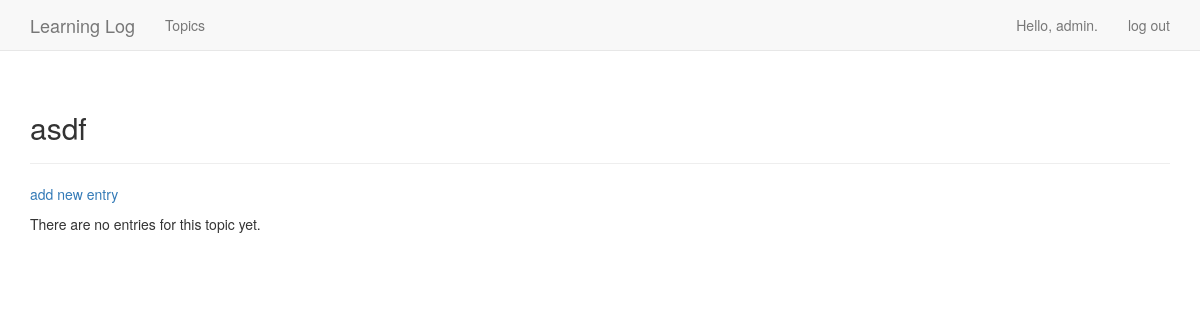
The page /topics/4/ (signed in) on the database as committed earlier.
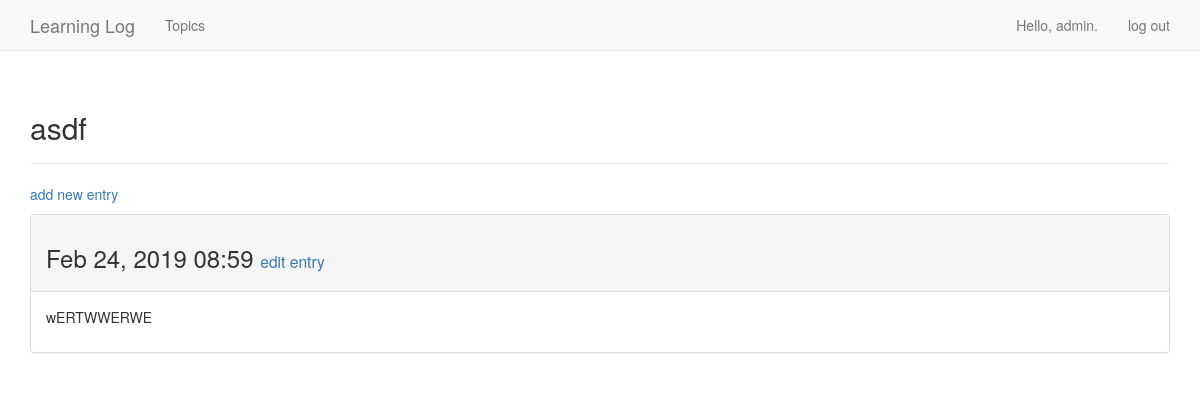
The same page on the database as committed later.
### learning_logs/models.py (models this page shows, shortened)
class Entry(models.Model):
    topic = models.ForeignKey(Topic, on_delete=models.CASCADE,)
    text = models.TextField()
    date_added = models.DateTimeField(auto_now_add=True)
    class Meta:
        verbose_name_plural = 'entries'

### learning_logs/views.py (the view)
# urls.py: re_path('topics/(?P<topic_id>\d+)/', views.topic, name='topic'),
@login_required
def topic(request,topic_id):
	topic = Topic.objects.get(id=topic_id)
	if topic.owner != request.user:
		raise Http404
	entries = topic.entry_set.order_by('-date_added')
	context = {'topic': topic, 'entries':entries}
	return render(request, 'learning_logs/topic.html',context)

### learning_logs/models.py (called while the page is built)
    def __str__(self):
        return self.text

### learning_logs/templates/learning_logs/topic.html (shortened to what this page needs)
{% extends 'learning_logs/base.html' %}
{% block header %}
    <h2>{{ topic }}</h2>
{% endblock header %}
{% block content %}
    <p>
        <a href="{% url 'learning_logs:new_entry' topic.id %}">add new entry</a>
    </p>
    {% for entry in entries %}
        <div class="panel panel-default">
            <div class="panel-heading">
                <h3>
                    {{ entry.date_added|date:'M d, Y H:i' }}
                    <small>
                    <a href="{% url 'learning_logs:edit_entry' entry.id %}">
                        edit entry</a>
                    </small>
                </h3>
            </div>
        <div class="panel-body">
            {{ entry.text|linebreaks }}
        </div>
        </div>
    {% empty %}
        There are no entries for this topic yet.
    {% endfor %}
{% endblock content %}

Rows that differ between the two databases and show on the page:
added Entry: date_added "Feb 24, 2019 08:59", text "wERTWWERWE"
Other text that changed with them:
text no longer shown: "There are no entries for this topic yet."
